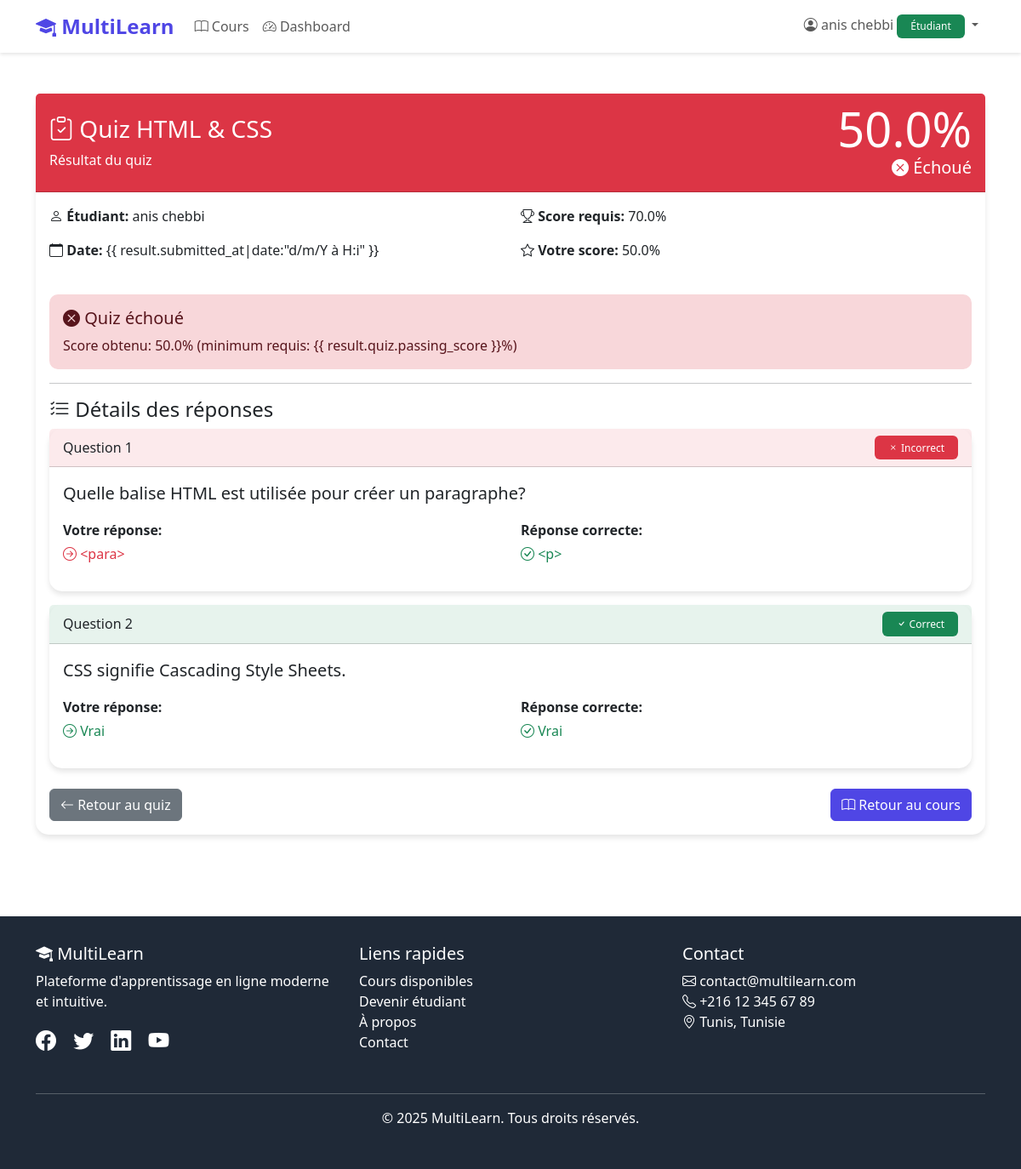
The page /quiz/result/5/ (signed in) on the database its author committed.
### myapp/models.py (models this page shows, shortened)
class User(AbstractUser):
    ROLE_CHOICES = [
        ('ADMIN', 'Administrateur'),
        ('TEACHER', 'Enseignant'),
        ('STUDENT', 'Étudiant'),
    ]
    role = models.CharField(max_length=10, choices=ROLE_CHOICES, default='STUDENT')
    phone = models.CharField(max_length=20, blank=True, null=True)
    bio = models.TextField(blank=True, null=True)
    profile_picture = models.ImageField(upload_to='profiles/', blank=True, null=True)
    created_at = models.DateTimeField(auto_now_add=True)
    class Meta:
        db_table = 'users'
        verbose_name = 'Utilisateur'
        verbose_name_plural = 'Utilisateurs'

class QuizResult(models.Model):
    student = models.ForeignKey(User, on_delete=models.CASCADE, related_name='quiz_results')
    quiz = models.ForeignKey(Quiz, on_delete=models.CASCADE, related_name='results')
    score = models.FloatField(default=0.0)
    passed = models.BooleanField(default=False)
    attempt_number = models.IntegerField(default=1)
    answers = models.TextField(help_text="Format: question_id:réponse,question_id:réponse")
    teacher_feedback = models.TextField(blank=True, null=True)
    graded = models.BooleanField(default=False, help_text="Corrigé par l'enseignant")
    submitted_at = models.DateTimeField(auto_now_add=True)
    graded_at = models.DateTimeField(blank=True, null=True)
    class Meta:
        db_table = 'quiz_results'
        verbose_name = 'Résultat de quiz'
        verbose_name_plural = 'Résultats de quiz'
        ordering = ['-submitted_at']

class Quiz(models.Model):
    QUIZ_TYPE_CHOICES = [
        ('PRACTICE', 'Exercice'),
        ('EXAM', 'Examen'),
    ]
    course = models.ForeignKey(Course, on_delete=models.CASCADE, related_name='quizzes')
    title = models.CharField(max_length=200)
    description = models.TextField(blank=True, null=True)
    quiz_type = models.CharField(max_length=15, choices=QUIZ_TYPE_CHOICES, default='PRACTICE')
    duration_minutes = models.IntegerField(blank=True, null=True)
    passing_score = models.FloatField(default=50.0)
    max_attempts = models.IntegerField(default=3, help_text="0 = illimité")
    show_answers = models.BooleanField(default=True, help_text="Afficher les corrections")
    created_at = models.DateTimeField(auto_now_add=True)
    class Meta:
        db_table = 'quizzes'
        verbose_name = 'Quiz'
        verbose_name_plural = 'Quizzes'
        ordering = ['-created_at']

class Question(models.Model):
    QUESTION_TYPE_CHOICES = [
        ('MCQ', 'QCM'),
        ('TRUE_FALSE', 'Vrai/Faux'),
        ('TEXT', 'Texte libre'),
    ]
    quiz = models.ForeignKey(Quiz, on_delete=models.CASCADE, related_name='questions')
    question_text = models.TextField()
    question_type = models.CharField(max_length=15, choices=QUESTION_TYPE_CHOICES)
    choices = models.TextField(blank=True, help_text="Réponses séparées par '|' (pour MCQ/Vrai-Faux)")
    correct_answer = models.TextField(help_text="Réponse correcte ou index (0,1,2...) pour MCQ")
    points = models.FloatField(default=1.0)
    order = models.IntegerField(default=0)
    class Meta:
        db_table = 'questions'
        verbose_name = 'Question'
        verbose_name_plural = 'Questions'
        ordering = ['quiz', 'order']
    def get_choices_list(self):
        if self.choices:
            return self.choices.split('|')
        return []

### myapp/views.py (the view)
# urls.py: path('quiz/result/<int:result_id>/', views.quiz_result_detail, name='quiz_result_detail'),
@login_required
def quiz_result_detail(request, result_id):
    result = get_object_or_404(QuizResult, id=result_id)
    if result.student != request.user and result.quiz.course.teacher != request.user:
        messages.error(request, 'Accès non autorisé.')
        return redirect('dashboard')
    answers = json.loads(result.answers) if result.answers else {}
    questions_data = []
    for question in result.quiz.questions.order_by('order'):
        student_answer = answers.get(str(question.id), '')
        choices = question.get_choices_list()
        questions_data.append({
            'question': question,
            'student_answer': student_answer,
            'student_answer_text': choices[int(student_answer)] if student_answer.isdigit() and int(student_answer) < len(choices) else student_answer,
            'correct_answer_text': choices[int(question.correct_answer)] if question.correct_answer.isdigit() and int(question.correct_answer) < len(choices) else question.correct_answer,
            'is_correct': student_answer == question.correct_answer,
        })
    if request.method == 'POST' and result.quiz.course.teacher == request.user:
        result.teacher_feedback = request.POST.get('feedback', '')
        result.save()
        messages.success(request, 'Feedback ajouté avec succès !')
        return redirect('quiz_result_detail', result_id=result_id)
    context = {
        'result': result,
        'questions_data': questions_data,
        'is_teacher': request.user == result.quiz.course.teacher,
    }
    return render(request, 'quiz_result_detail.html', context)

### myapp/templates/quiz_result_detail.html (shortened to what this page needs)
{% extends 'base.html' %}
{% block content %}
<div class="container my-5">
    <div class="card">
        <div class="card-header {% if result.passed %}bg-success{% else %}bg-danger{% endif %} text-white">
            <div class="row align-items-center">
                <div class="col-md-8">
                    <h3><i class="bi bi-clipboard-check"></i> {{ result.quiz.title }}</h3>
                    <p class="mb-0">Résultat du quiz</p>
                </div>
                <div class="col-md-4 text-end">
                    <h1 class="display-4 mb-0">{{ result.score|floatformat:1 }}%</h1>
                    {% if result.passed %}
                    <h5><i class="bi bi-check-circle-fill"></i> Réussi</h5>
                    {% else %}
                    <h5><i class="bi bi-x-circle-fill"></i> Échoué</h5>
                    {% endif %}
                </div>
            </div>
        </div>
        <div class="card-body">
            <div class="row mb-4">
                <div class="col-md-6">
                    <p><i class="bi bi-person"></i> <strong>Étudiant:</strong> {{ result.student.get_full_name }}</p>
                    <p><i class="bi bi-calendar"></i> <strong>Date:</strong> {{ result.submitted_at|date:"d/m/Y à H:i"
                        }}</p>
                </div>
                <div class="col-md-6">
                    <p><i class="bi bi-trophy"></i> <strong>Score requis:</strong> {{ result.quiz.passing_score }}%</p>
                    <p><i class="bi bi-star"></i> <strong>Votre score:</strong> {{ result.score|floatformat:1 }}%</p>
                </div>
            </div>
            {% if result.passed %}
            <div class="alert alert-success">
                <h5><i class="bi bi-check-circle-fill"></i> Félicitations !</h5>
                <p class="mb-0">Vous avez réussi ce quiz avec un score de {{ result.score|floatformat:1 }}%</p>
            </div>
            {% else %}
            <div class="alert alert-danger">
                <h5><i class="bi bi-x-circle-fill"></i> Quiz échoué</h5>
                <p class="mb-0">Score obtenu: {{ result.score|floatformat:1 }}% (minimum requis: {{
                    result.quiz.passing_score }}%)</p>
            </div>
            {% endif %}
            <hr>
            <h4><i class="bi bi-list-check"></i> Détails des réponses</h4>
            {% for q_data in questions_data %}
            <div class="card mb-3">
                <div
                    class="card-header {% if q_data.is_correct %}bg-success{% else %}bg-danger{% endif %} bg-opacity-10">
                    <div class="d-flex justify-content-between align-items-center">
                        <h6 class="mb-0">Question {{ forloop.counter }}</h6>
                        {% if q_data.is_correct %}
                        <span class="badge bg-success"><i class="bi bi-check"></i> Correct</span>
                        {% else %}
                        <span class="badge bg-danger"><i class="bi bi-x"></i> Incorrect</span>
                        {% endif %}
                    </div>
                </div>
                <div class="card-body">
                    <p class="lead">{{ q_data.question.question_text }}</p>
                    <div class="row">
                        <div class="col-md-6">
                            <p class="mb-1"><strong>Votre réponse:</strong></p>
                            <p class="{% if q_data.is_correct %}text-success{% else %}text-danger{% endif %}">
                                <i class="bi bi-arrow-right-circle"></i> {{ q_data.student_answer_text }}
                            </p>
                        </div>
                        <div class="col-md-6">
                            <p class="mb-1"><strong>Réponse correcte:</strong></p>
                            <p class="text-success">
                                <i class="bi bi-check-circle"></i> {{ q_data.correct_answer_text }}
                            </p>
                        </div>
                    </div>
                </div>
            </div>
            {% endfor %}
            <div class="mt-4 d-flex justify-content-between">
                <a href="{% url 'quiz_detail' result.quiz.id %}" class="btn btn-secondary">
                    <i class="bi bi-arrow-left"></i> Retour au quiz
                </a>
                <a href="{% url 'course_detail' result.quiz.course.id %}" class="btn btn-primary">
                    <i class="bi bi-book"></i> Retour au cours
                </a>
            </div>
        </div>
    </div>
</div>
{% endblock %}

### myapp/templates/base.html (shortened to what this page needs)
<!DOCTYPE html>
<html lang="fr">
<head>
    <link href="https://cdn.jsdelivr.net/npm/bootstrap@5.3.2/dist/css/bootstrap.min.css" rel="stylesheet">
    <link rel="stylesheet" href="https://cdn.jsdelivr.net/npm/bootstrap-icons@1.11.1/font/bootstrap-icons.css">
</head>
<body>
    <nav class="navbar navbar-expand-lg navbar-light bg-white sticky-top">
        <div class="container">
            <a class="navbar-brand" href="{% url 'home' %}">
                <i class="bi bi-mortarboard-fill"></i> MultiLearn
            </a>
            <div class="collapse navbar-collapse" id="navbarNav">
                <ul class="navbar-nav me-auto">
                    <li class="nav-item">
                        <a class="nav-link" href="{% url 'course_list' %}">
                            <i class="bi bi-book"></i> Cours
                        </a>
                    </li>
                    {% if user.is_authenticated %}
                    <li class="nav-item">
                        <a class="nav-link" href="{% url 'dashboard' %}">
                            <i class="bi bi-speedometer2"></i> Dashboard
                        </a>
                    </li>
                    {% endif %}
                </ul>
                <ul class="navbar-nav">
                    {% if user.is_authenticated %}
                    <li class="nav-item dropdown">
                        <a class="nav-link dropdown-toggle" href="#" id="userDropdown" role="button"
                            data-bs-toggle="dropdown">
                            <i class="bi bi-person-circle"></i>
                            {{ user.get_full_name|default:user.username }}
                            {% if user.role == 'ADMIN' %}
                            <span class="badge bg-danger">Admin</span>
                            {% elif user.role == 'TEACHER' %}
                            <span class="badge bg-primary">Enseignant</span>
                            {% else %}
                            <span class="badge bg-success">Étudiant</span>
                            {% endif %}
                        </a>
                    </li>
                    {% endif %}
                </ul>
            </div>
        </div>
    </nav>
    <main>
        {% block content %}{% endblock %}
    </main>
    <footer class="mt-5">
        <div class="container">
            <div class="row">
                <div class="col-md-4 mb-3">
                    <h5><i class="bi bi-mortarboard-fill"></i> MultiLearn</h5>
                    <p>Plateforme d'apprentissage en ligne moderne et intuitive.</p>
                    <div class="mt-3">
                        <a href="#" class="text-white me-3"><i class="bi bi-facebook fs-4"></i></a>
                        <a href="#" class="text-white me-3"><i class="bi bi-twitter fs-4"></i></a>
                        <a href="#" class="text-white me-3"><i class="bi bi-linkedin fs-4"></i></a>
                        <a href="#" class="text-white"><i class="bi bi-youtube fs-4"></i></a>
                    </div>
                </div>
                <div class="col-md-4 mb-3">
                    <h5>Liens rapides</h5>
                    <ul class="list-unstyled">
                        <li><a href="{% url 'course_list' %}" class="text-white text-decoration-none">Cours
                                disponibles</a></li>
                        <li><a href="{% url 'register' %}" class="text-white text-decoration-none">Devenir étudiant</a>
                        </li>
                        <li><a href="#" class="text-white text-decoration-none">À propos</a></li>
                        <li><a href="#" class="text-white text-decoration-none">Contact</a></li>
                    </ul>
                </div>
                <div class="col-md-4 mb-3">
                    <h5>Contact</h5>
                    <ul class="list-unstyled">
                        <li><i class="bi bi-envelope"></i> contact@multilearn.com</li>
                        <li><i class="bi bi-telephone"></i> +216 12 345 67 89</li>
                        <li><i class="bi bi-geo-alt"></i> Tunis, Tunisie</li>
                    </ul>
                </div>
            </div>
            <hr class="bg-white">
            <div class="text-center">
                <p>&copy; 2025 MultiLearn. Tous droits réservés.</p>
            </div>
        </div>
    </footer>
</body>
</html>

### myapp/templates/base.html (style rules this page uses)
:root { --primary-color: #4F46E5; --secondary-color: #10B981; --dark-color: #1F2937; }
body { min-height: 100vh; display: flex; flex-direction: column; }
.navbar-brand { font-weight: bold; font-size: 1.5rem; color: var(--primary-color) !important; }
.btn-primary { background-color: var(--primary-color); border-color: var(--primary-color); }
.card { border: none; border-radius: 15px; box-shadow: 0 4px 6px rgba(0, 0, 0, 0.1); transition: transform 0.3s ease, box-shadow 0.3s ease; }
.badge { padding: 0.5rem 1rem; font-weight: 500; }
.navbar { box-shadow: 0 2px 4px rgba(0, 0, 0, 0.1); }
footer { margin-top: auto; background-color: var(--dark-color); color: white; padding: 2rem 0; }
.alert { border-radius: 10px; border: none; }

### rows shown on the page
User: get_full_name "anis chebbi"
QuizResult: quiz "Quiz HTML & CSS", score "50.0", student.get_full_name "anis chebbi", quiz.passing_score "70.0"
Question: shows "Incorrect", question.question_text "Quelle balise HTML est utilisée pour créer un paragraphe?", student_answer_text "<para>", correct_answer_text "<p>"
Question: shows "Correct", question.question_text "CSS signifie Cascading Style Sheets.", student_answer_text "Vrai", correct_answer_text "Vrai"
